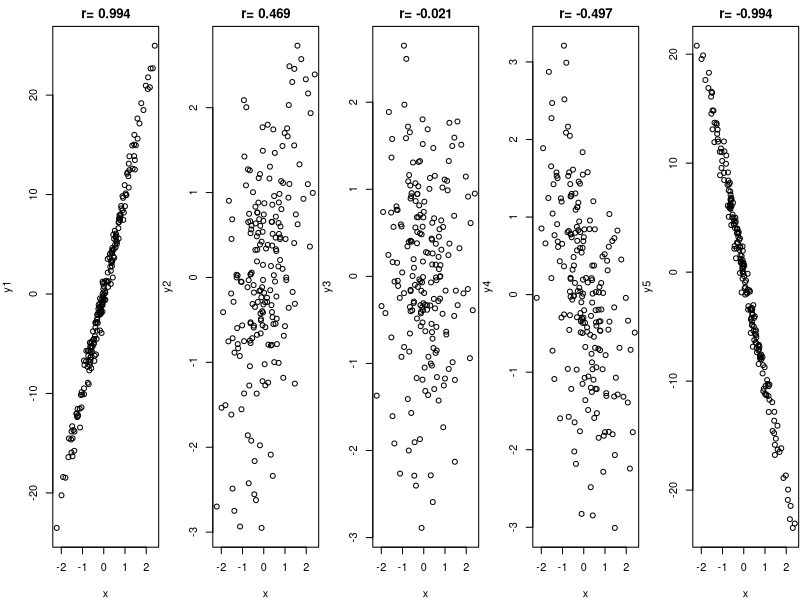

Recreate this plot in R.
pdf("images/chapter_8/corrLinear.pdf", width=9, height=2)
#label===REGcorrlinear1
set.seed(1)
n <- 200
x <- rnorm(n)        # generate observations on the variable x
err <- rnorm(n)      # generate some random error
y1 <-   10 * x + err # y1 has a very strong positive association with x
y2 <-  0.6 * x + err # y2 has a positive association with x
y3 <-            err # y3 has no linear association with x
y4 <- -0.6 * x + err # y4 has a negative association with x
y5 <-  -10 * x + err # y5 has a very strong negative association with x
par(mfrow=c(1, 5), mar=c(4, 4, 2, 0.1))
plot(x, y1, main=paste("r=", round(cor(x, y1), digits=3)))
plot(x, y2, main=paste("r=", round(cor(x, y2), digits=3)))
plot(x, y3, main=paste("r=", round(cor(x, y3), digits=3)))
plot(x, y4, main=paste("r=", round(cor(x, y4), digits=3)))
plot(x, y5, main=paste("r=", round(cor(x, y5), digits=3)))
dev.off()
#===end
